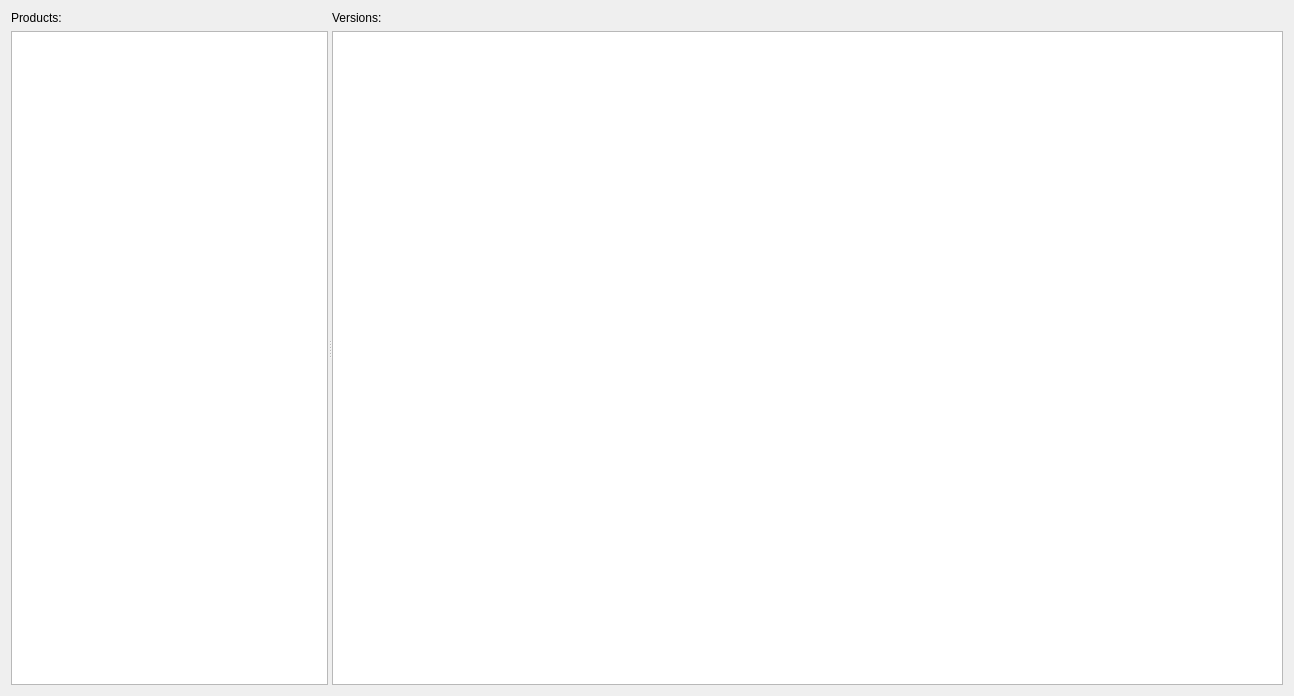
<?xml version="1.0" encoding="UTF-8"?>
<ui version="4.0">
 <class>dlg_ProductBrowser</class>
 <widget class="QDialog" name="dlg_ProductBrowser">
  <property name="geometry">
   <rect>
    <x>0</x>
    <y>0</y>
    <width>1294</width>
    <height>696</height>
   </rect>
  </property>
  <property name="windowTitle">
   <string>Product Browser</string>
  </property>
  <layout class="QVBoxLayout" name="lo_main">
   <item>
    <widget class="QSplitter" name="splitter1">
     <property name="orientation">
      <enum>Qt::Horizontal</enum>
     </property>
     <widget class="QWidget" name="w_tasks" native="true">
      <property name="sizePolicy">
       <sizepolicy hsizetype="Preferred" vsizetype="Preferred">
        <horstretch>10</horstretch>
        <verstretch>0</verstretch>
       </sizepolicy>
      </property>
      <layout class="QVBoxLayout" name="verticalLayout_3">
       <property name="leftMargin">
        <number>0</number>
       </property>
       <property name="topMargin">
        <number>0</number>
       </property>
       <property name="rightMargin">
        <number>0</number>
       </property>
       <property name="bottomMargin">
        <number>0</number>
       </property>
       <item>
        <widget class="QLabel" name="l_identifier">
         <property name="text">
          <string>Products:</string>
         </property>
        </widget>
       </item>
       <item>
        <widget class="QTreeWidget" name="tw_identifier">
         <property name="contextMenuPolicy">
          <enum>Qt::CustomContextMenu</enum>
         </property>
         <property name="selectionMode">
          <enum>QAbstractItemView::ExtendedSelection</enum>
         </property>
         <property name="indentation">
          <number>10</number>
         </property>
         <attribute name="headerVisible">
          <bool>false</bool>
         </attribute>
         <column>
          <property name="text">
           <string notr="true">1</string>
          </property>
         </column>
        </widget>
       </item>
      </layout>
     </widget>
     <widget class="QWidget" name="w_versions" native="true">
      <property name="sizePolicy">
       <sizepolicy hsizetype="Preferred" vsizetype="Preferred">
        <horstretch>30</horstretch>
        <verstretch>0</verstretch>
       </sizepolicy>
      </property>
      <layout class="QVBoxLayout" name="verticalLayout_2">
       <property name="leftMargin">
        <number>0</number>
       </property>
       <property name="topMargin">
        <number>0</number>
       </property>
       <property name="rightMargin">
        <number>0</number>
       </property>
       <property name="bottomMargin">
        <number>0</number>
       </property>
       <item>
        <widget class="QWidget" name="w_version" native="true">
         <layout class="QHBoxLayout" name="horizontalLayout">
          <property name="leftMargin">
           <number>0</number>
          </property>
          <property name="topMargin">
           <number>0</number>
          </property>
          <property name="rightMargin">
           <number>0</number>
          </property>
          <property name="bottomMargin">
           <number>0</number>
          </property>
          <item>
           <widget class="QLabel" name="l_version">
            <property name="text">
             <string>Versions:</string>
            </property>
           </widget>
          </item>
          <item>
           <widget class="QLabel" name="l_versionRight">
            <property name="layoutDirection">
             <enum>Qt::LeftToRight</enum>
            </property>
            <property name="text">
             <string/>
            </property>
            <property name="alignment">
             <set>Qt::AlignRight|Qt::AlignTrailing|Qt::AlignVCenter</set>
            </property>
           </widget>
          </item>
         </layout>
        </widget>
       </item>
       <item>
        <widget class="QTableWidget" name="tw_versions">
         <property name="contextMenuPolicy">
          <enum>Qt::CustomContextMenu</enum>
         </property>
         <property name="editTriggers">
          <set>QAbstractItemView::NoEditTriggers</set>
         </property>
         <property name="selectionMode">
          <enum>QAbstractItemView::SingleSelection</enum>
         </property>
         <property name="selectionBehavior">
          <enum>QAbstractItemView::SelectRows</enum>
         </property>
         <property name="verticalScrollMode">
          <enum>QAbstractItemView::ScrollPerPixel</enum>
         </property>
         <property name="horizontalScrollMode">
          <enum>QAbstractItemView::ScrollPerPixel</enum>
         </property>
         <property name="showGrid">
          <bool>false</bool>
         </property>
         <property name="sortingEnabled">
          <bool>true</bool>
         </property>
         <attribute name="horizontalHeaderCascadingSectionResizes">
          <bool>false</bool>
         </attribute>
         <attribute name="horizontalHeaderMinimumSectionSize">
          <number>0</number>
         </attribute>
         <attribute name="horizontalHeaderHighlightSections">
          <bool>false</bool>
         </attribute>
         <attribute name="verticalHeaderVisible">
          <bool>false</bool>
         </attribute>
        </widget>
       </item>
      </layout>
     </widget>
    </widget>
   </item>
  </layout>
 </widget>
 <resources/>
 <connections/>
</ui>
